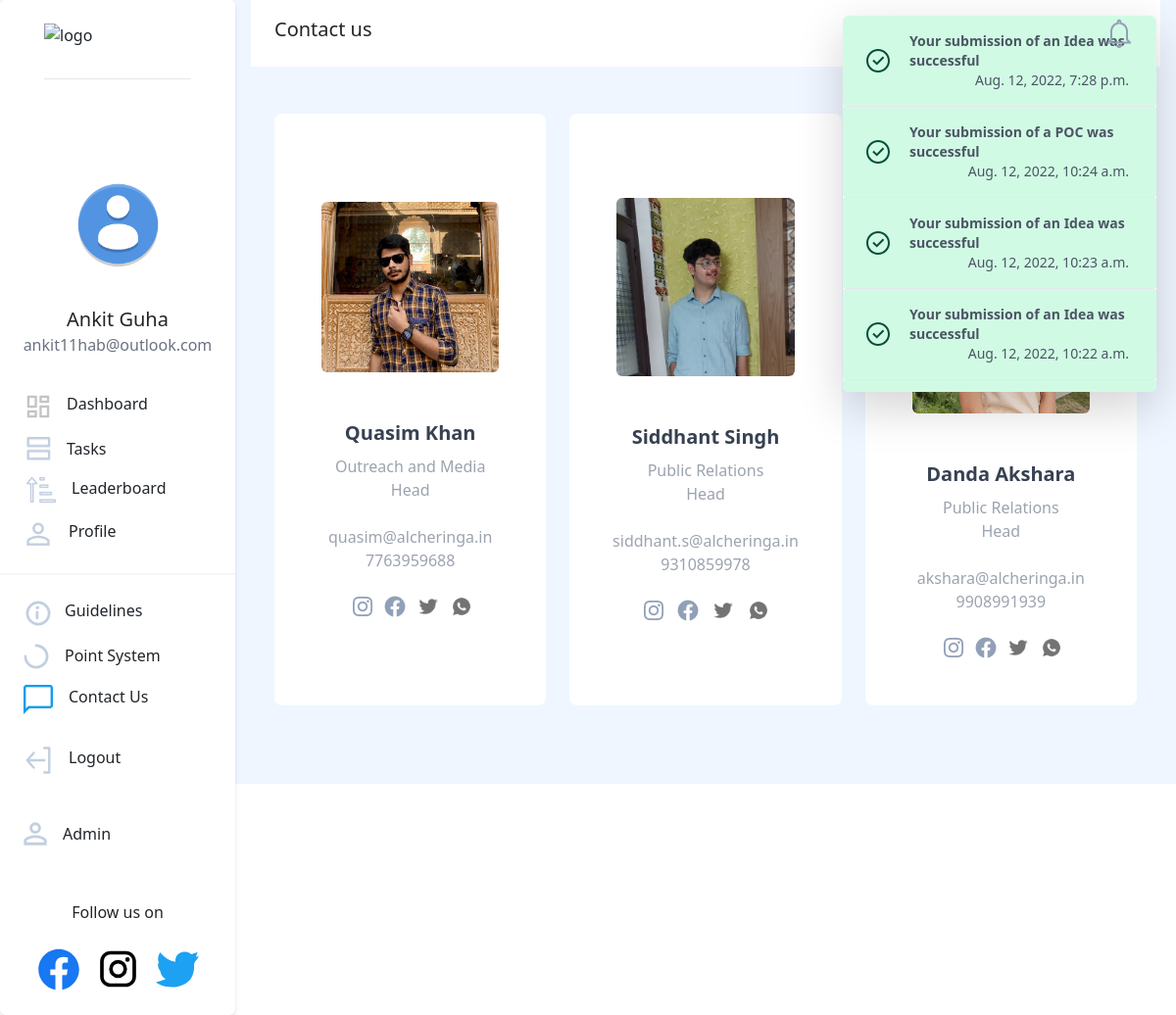
Screenshot of /contactus (signed in) with the database file from the repository.
### users/models.py (models this page shows, shortened)
class NewUser(AbstractBaseUser, PermissionsMixin):
    id = models.SlugField(primary_key=True, default=uuid.uuid4)
    alcherid = models.CharField(
        max_length=9, blank=True, unique=True, default=create_new_ref_number)
    img = models.ImageField(
        upload_to="image-uploads/", default='image-uploads/user.png')
    email = models.EmailField(_('email address'), unique=True)
    username = models.CharField(max_length=150, unique=False, default="user")
    firstname = models.CharField(max_length=150, blank=True)
    phone = PhoneNumberField(unique=False, blank=True)
    graduation_year = models.CharField(max_length=200, unique=False)
    college_state = models.CharField(max_length=200, unique=False)
    college_city = models.CharField(max_length=200, unique=False)
    college_name = models.CharField(max_length=200, unique=False)
    position_of_responsibility = models.CharField(
        max_length=200, unique=False, blank=True)
    interested_modules = models.CharField(
        max_length=200, unique=False, blank=True)
    instahandle = models.CharField(
        max_length=200, blank=True, null=True, unique=True, )
    referred_by = models.CharField(
        max_length=9, blank=True)
    referrals = models.IntegerField(default=0)
    date_joined = models.DateTimeField(default=timezone.now)
    provider = models.CharField(max_length=200, unique=False, default="email")
    about = models.TextField(_('about'), max_length=500, blank=True)
    is_staff = models.BooleanField(default=False)
    is_active = models.BooleanField(default=False)
    objects = CustomAccountManager()
    points = models.IntegerField(default=50)
    tasks = models.IntegerField(default=0)
    USERNAME_FIELD = 'email'
    REQUIRED_FIELDS = ['firstname']

### dashboard/models.py (models this page shows, shortened)
class Notifications(models.Model):
    TYPECHOICES = [
        ('Success', 'Success'),
        ('Warning', 'Warning'),
        ('Info', 'Info'),
    ]
    id = models.SlugField(primary_key=True, default=uuid.uuid4)
    message = models.CharField(max_length=200)
    user = models.ForeignKey(
        'users.NewUser', default=None, null=True,blank=True, on_delete=models.CASCADE)
    created_on = models.DateTimeField(default=timezone.now)
    type = models.CharField(max_length=200,choices=TYPECHOICES)
    isread=models.BooleanField(default=False)

### dashboard/views.py (the view)
# urls.py: path('contactus', dashboard_views.contactus, name='contactus'),
@login_required
def contactus(request):
    if request.user.is_authenticated:
        notification_list = Notifications.objects.filter(
            Q(user=request.user) | Q(user=None)).order_by('-created_on')
        isread = True
        notification_list = Notifications.objects.filter(
            Q(user=request.user) | Q(user=None)).order_by('-created_on')
        for notif in notification_list:
            if not notif.isread:
                isread = False
                break
        context = {
            'heading': 'Contact us',
            'notification_list': notification_list, 'isread': isread
        }
        return render(request, 'dashboard/contactus.html', context)
    else:
        return render(request, 'dashboard/landing_page.html')

### templates/dashboard/contactus.html (shortened to what this page needs)
{% extends '../basic.html'%}
{% load static %}
{% block body %}
<body>
    <div class="bg-blue-50 flex">
        {% include "../navbar.html" %}
        <div class="flex">
                <section class="max-w-6xl mx-auto px-4 sm:px-6 lg:px-4 py-12">
                    <div class="grid grid-cols-1 sm:grid-cols-2 md:grid-cols-2 lg:grid-cols-3 gap-6">
                        <div class="w-full bg-white rounded-lg p-12 flex flex-col justify-center items-center">
                            <div class="w-full rounded-md mb-5">
                                <img src="{% static 'images/pr/quasim1.jpeg' %}" height="258px"; class="w-full rounded-md">
                            </div>
                            <div class="text-center">
                                <p class="text-xl text-gray-700 font-bold mb-2">Quasim Khan</p>
                                <p class="text-base text-gray-400 font-normal">Outreach and Media<br>Head</p><br>
                                <p class="text-base text-gray-400 font-normal">quasim@alcheringa.in</p>
                                <p class="text-base text-gray-400 font-normal">7763959688</p>
                                <div class="flex mt-4 mx-4 items-center">
                                    <a href="https://www.instagram.com/quasim._/" target="_blank"><img class="mx-2" src="{% static 'images/social/ins.png' %}"></a>
                                    <a href="https://www.facebook.com/quasim.khan.1291" target="_blank"><img class="mx-2" src="{% static 'images/social/fb.png' %}"></a>
                                    <a href="https://twitter.com/IMquasi" target="_blank"><img class="mx-2" style="height:22px;width:22px;" src="{% static 'images/social/twitter.png' %}"></a>
                                    <a href="https://api.whatsapp.com/send?phone=917763959688&app=facebook&entry_point=page_cta&fbclid=IwAR0iTaa4nq5ZKq3wypRtyjPNeGx4eQvLD-qbkjutsIk8dbE9ZafuaAtygp8" target="_blank"><img class="mx-2" style="height:22px;width:22px;" src="{% static 'icons/whatsapp.png' %}"></a>
                                </div>
                            </div>
                        </div>
                        <div class="w-full bg-white rounded-lg p-12 flex flex-col justify-center items-center">
                            <div class="w-full rounded-md mb-5">
                                <img src="{% static 'images/pr/siddhant.jpg' %}" class="w-full rounded-md">
                            </div>
                            <div class="text-center">
                                <p class="text-xl text-gray-700 font-bold mb-2">Siddhant Singh</p>
                                <p class="text-base text-gray-400 font-normal">Public Relations<br>Head</p><br>
                                <p class="text-base text-gray-400 font-normal">siddhant.s@alcheringa.in</p>
                                <p class="text-base text-gray-400 font-normal">9310859978</p>
                                <div class="flex mt-4 mx-4 items-center">
                                    <a href="https://www.instagram.com/sid_8171/" target="_blank"><img class="mx-2" src="{% static 'images/social/ins.png' %}"></a>
                                    <a href="https://www.facebook.com/sid8171" target="_blank"><img class="mx-2" src="{% static 'images/social/fb.png' %}"></a>
                                    <a href="https://twitter.com/sid_8171" target="_blank "><img class="mx-2" style="height:22px;width:22px;" src="{% static 'images/social/twitter.png' %}"></a>
                                    <a href="https://api.whatsapp.com/send?phone=919310859978&app=facebook&entry_point=page_cta&fbclid=IwAR0iTaa4nq5ZKq3wypRtyjPNeGx4eQvLD-qbkjutsIk8dbE9ZafuaAtygp8" target="_blank"><img class="mx-2" style="height:22px;width:22px;" src="{% static 'icons/whatsapp.png' %}"></a>
                                </div>
                            </div>
                        </div>
                        <div class="w-full bg-white rounded-lg p-12 flex flex-col justify-center items-center">
                            <div class="w-full rounded-md mb-5">
                            </div>
                            <div class="text-center">
                                <p class="text-xl text-gray-700 font-bold mb-2">Danda Akshara</p>
                                <p class="text-base text-gray-400 font-normal">Public Relations<br>Head</p><br>
                                <p class="text-base text-gray-400 font-normal">akshara@alcheringa.in</p>
                                <p class="text-base text-gray-400 font-normal">9908991939</p>
                                <div class="flex mt-4 mx-4 items-center">
                                    <a href="https://www.instagram.com/danda_akshara/" target="_blank" ><img class="mx-2" src="{% static 'images/social/ins.png' %}"></a>
                                    <a href="https://www.facebook.com/akshara.reddy.37051" target="_blank"><img class="mx-2" src="{% static 'images/social/fb.png' %}"></a>
                                    <a href="https://wa.me/message/LTSEPGLKIM35C1" target="_blank"><img class="mx-2" style="height:22px;width:22px;" src="{% static 'images/social/twitter.png' %}"></a>
                                    <a href="https://wa.me/message/LTSEPGLKIM35C1" target="_blank"><img class="mx-2" style="height:22px;width:22px;" src="{% static 'icons/whatsapp.png' %}"></a>
                                </div>
                            </div>
                        </div>
                    </div>
                </section>
        </div>
    </div>
    </div>
</body>
{%endblock%}

### templates/navbar.html (shortened to what this page needs)
{% load static %}
<nav class="hidden sm:block bg-white h-screen border-gray-400 rounded ">
  <div class="flex flex-col justify-center bg-white border-gray-400 rounded shadow-md">
    <a href="/"><img src="https://i.ibb.co/28C2v0b/image.png" class="mt-6 mx-auto pb-3 border-b" width="150px"
        height="40px" alt="logo" border="0" /></a>
    <div class="flex flex-col justify-center" style="margin:1.5vh 0;align-items: center;">
      <div id="profile-value" class="absolute">
        <img src="{{request.user.img.url}}" width="93px" alt="profile pic" border="0" class="mx-auto rounded-full">
      </div>
      <div class="pt-4 font-medium text-xl text-center" style="margin-top:-60px;">{{request.user.firstname}}</div>
      <div class="text-gray-500 text-base font-normal text-center">{{request.user.email}}</div>
    </div>
    <div class="elements flex flex-col justify-center" style="margin:1vh 0;padding:1vh 0">
      <div>
        <a href="{% url 'dashboard_page' %}"
          class="rounded-full flex flex-nowrap pl-6 w-60 hover:border-0 hover:bg-gray-100 hover:no-underline"
          style="padding-top:1vh;padding-bottom:1vh">
          {% if heading == 'Dashboard' %}
          <img src="{% static 'icons/dashboard-active.png' %}" />
          {% else %}
          <img src="{% static 'icons/dashboard.png' %}" />
          {% endif %}
          <p class="pl-4 hover:no-underline" style="transform: translate(-2px,0)">Dashboard</p>
        </a>
      </div>
      <div>
        <a href="{% url 'tasks' %}"
          class="rounded-full flex flex-nowrap pl-6 w-60 hover:border-0 hover:bg-gray-100 hover:no-underline"
          style="padding-top:1vh;padding-bottom:1vh; transform: translate(3px,0)">
          {% if heading == 'Tasks' %}
          <img src="{% static 'icons/tasks-active.png' %}" />
          {% else %}
          <img src="{% static 'icons/tasks.png' %}" />
          {% endif %}
          <p class="pl-4 hover:no-underline">Tasks</p>
        </a>
      </div>
      <div>
        <a href="{% url 'leaderboard' %}"
          class="rounded-full flex flex-nowrap pl-6 w-60 hover:border-0 hover:bg-gray-100 hover:no-underline"
          style="padding-top:1vh;padding-bottom:1vh; transform: translate(3px,0)">
          {% if heading == 'Leaderboard' %}
          <img src="{% static 'icons/leaderboard-active.png' %}" />
          {% else %}
          <img src="{% static 'icons/leaderboard.png' %}" />
          {% endif %}
          <p class="pl-4 hover:no-underline">Leaderboard</p>
        </a>
      </div>
      <div>
        <a href="{% url 'profile' %}"
          class="rounded-full flex flex-nowrap w-60 pl-6 hover:border-0 hover:bg-gray-100 mb-3 hover:no-underline"
          style="cursor:pointer;padding-top:1vh;padding-bottom:1vh">
          {% if heading == 'Profile' %}
          <img src="{% static 'icons/profile-active.png' %}" />
          {% else %}
          <img src="{% static 'icons/profile.png' %}" />
          {% endif %}
          <p class="pl-4 no-underline">Profile</p>
        </a>
      </div>
      <hr class="border bg-gray-200" />
      <a href="{% url 'guidelines' %}"
        class="rounded-full flex flex-nowrap w-60 pl-6 hover:border-0 hover:bg-gray-100 hover:no-underline mt-3"
        style="cursor:pointer;padding-top:1vh;padding-bottom:1vh">
        <p class="pl-3 no-underline">Guidelines</p>
      </a>
      <a href="{% url 'scoring' %}"
        class="rounded-full flex flex-nowrap w-60 pl-6 hover:border-0 hover:bg-gray-100 hover:no-underline"
        style="cursor:pointer;padding-top:1vh;padding-bottom:1vh">
        <p class="pl-4 no-underline">Point System</p>
      </a>
      <a href="{% url 'contactus' %}"
        class="rounded-full flex flex-nowrap w-60 pl-6 hover:border-0 hover:bg-gray-100 hover:no-underline"
        style="cursor:pointer;padding-top:1vh;padding-bottom:1vh">
        {% if heading == 'Contact us' %}
        <img src="{% static 'icons/contactus-active.png' %}" />
        {% else %}
        <img src="{% static 'icons/contactus.png' %}" />
        {% endif %}
        <p class="pl-4 no-underline">Contact Us</p>
      </a>
      <a href="{% url 'logout' %}"
        class="side rounded-full flex flex-nowrap py-4 pl-6 w-60 hover:border-0 hover:bg-gray-100 hover:no-underline"
        style="cursor:pointer;padding-top:1vh;padding-bottom:1vh">
        <p class="pl-4 no-underline">Logout</p>
      </a>
      {% if request.user.is_staff %}
      <a href="/admin"
        class="rounded-full flex flex-nowrap py-4 w-60 pl-6 hover:border-0 hover:bg-gray-100 mb-3 hover:no-underline"
        style="cursor:pointer;padding-top:1vh;padding-bottom:1vh">
        <p class="pl-4 no-underline">Admin</p>
      </a>
      {%endif%}
    </div>
    <div>
      <div style="text-align:center">
        <p class="px-8" style="font-weight:500;">Follow us on</p>
        <div class=" flex justify-center space-x-4 m-4">
          <a style="cursor:pointer;" href="https://www.facebook.com/alcheringaiitg" target="_blank"></a>
          <a style="cursor:pointer;" href="https://www.instagram.com/alcheringaiitg/" target="_blank"></a>
          <a style="cursor:pointer;" href="https://twitter.com/alcheringaiitg" target="_blank"></a>
        </div>
      </div>
    </div>
  </div>
</nav>
<div class="mx-3 flex-grow" x-data="{ dropdownOpen: false }">
  <nav class=" px-6 py-3 flex justify-between bg-white sm:bg-none -mx-4 mx-0">
    <a class=" font-medium text-xl ">{{ heading }}</a>
    {%include 'navbarnotifications.html'%}
  </nav>

### templates/navbarnotifications.html (shortened to what this page needs)
{% load static %}
<button @click="dropdownOpen = !dropdownOpen" id="notif_unread" style="z-index:100;">
    {% if isread %}
    <img src="{% static 'icons/notifications-read.png' %}" id="notif_unread_img"/>
    {% else %}
    <img src="{% static 'icons/notifications-unread.png' %}" id="notif_unread_img"/>
    {% endif %}
</button>
<div x-show="dropdownOpen" @click="dropdownOpen = false" class="fixed inset-0 h-full w-full z-10"></div>
<div x-show="dropdownOpen" class="absolute right-0 bg-white rounded-md shadow-lg overflow-y-scroll max-h-96 z-20 lg:mx-5"
    style="width:20rem;" id="dropdown" style="display:none;">
    {% for notification in notification_list %}
    {% if notification.type == 'Info' %}
    <div>
        <a class="flex items-center px-4 py-3 border-b hover:bg-blue-300 bg-blue-100 rounded-b text-blue-900">
            <div class="py-1"><svg class="fill-current h-6 w-6 text-teal-500 mr-4" xmlns="http://www.w3.org/2000/svg"
                    viewBox="0 0 20 20">
                    <path
                        d="M2.93 17.07A10 10 0 1 1 17.07 2.93 10 10 0 0 1 2.93 17.07zm12.73-1.41A8 8 0 1 0 4.34 4.34a8 8 0 0 0 11.32 11.32zM9 11V9h2v6H9v-4zm0-6h2v2H9V5z" />
                </svg>
            </div>
            <p class="text-gray-600 text-sm mx-1 flex-grow">
                <span class="font-bold" href="#">{{notification.message}}</span>
                <br /><span class="font-thin float-right" href="#">{{notification.created_on}}</span>
            </p>
        </a>
    </div>
    {% elif notification.type == 'Success' %}
    <div>
        <a class="flex items-center px-4 py-3 border-b hover:bg-green-300 bg-green-100 rounded-b text-green-900">
            <div class="py-1">
            </div>
            <div class="text-gray-600 text-sm mx-1 flex-grow">
                <span class="font-bold" href="#">{{notification.message}}</span>
                <br /><span class="font-thin float-right" href="#">{{notification.created_on}}</span>
            </div>
        </a>
    </div>
    {% endif %}
    {% endfor %}
</div>

### rows the page displays
NewUser: user.img (placeholder picture), user.firstname "Ankit Guha", user.email "ankit11hab@outlook.com"
Notifications: message "Your submission of an Idea was successful", created_on "Aug. 12, 2022, 7:28 p.m."
Notifications: message "Your submission of a POC was successful", created_on "Aug. 12, 2022, 10:24 a.m."
Notifications: message "Your submission of an Idea was successful", created_on "Aug. 12, 2022, 10:23 a.m."
Notifications: message "Your submission of an Idea was successful", created_on "Aug. 12, 2022, 10:22 a.m."

### other values shown
{{ heading }} "Contact us"
